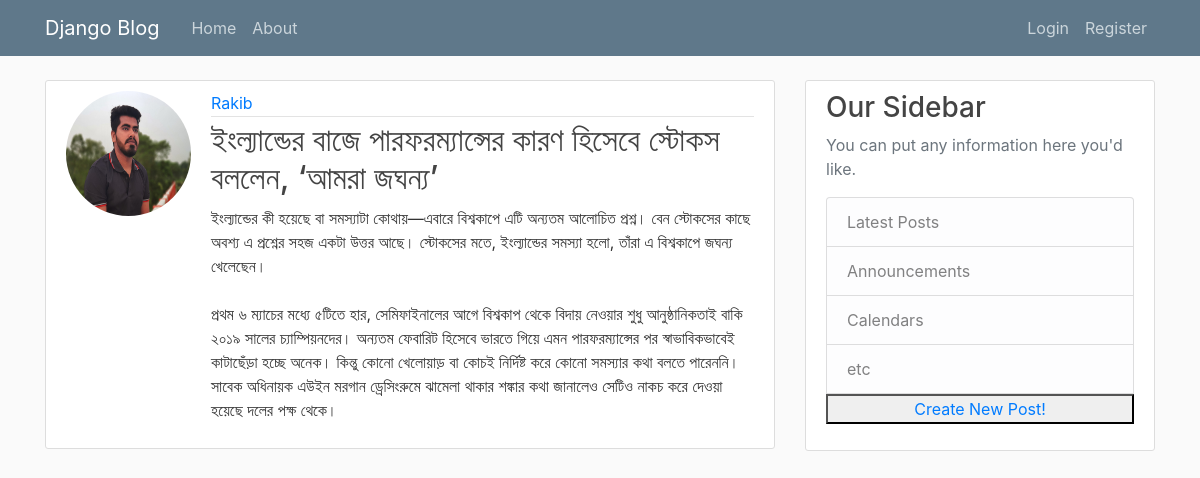
Page /post/9 on the committed database.
### BlogApp/models.py (models this page shows, shortened)
class Post(models.Model):
    title = models.CharField(max_length=150)
    content = models.TextField()
    date_post = models.DateTimeField(default=timezone.now)
    author = models.ForeignKey(User, on_delete=models.CASCADE)

### users/models.py (models this page shows)
class Profile(models.Model):
    user = models.OneToOneField(User, on_delete=models.CASCADE)
    image = models.ImageField(default='default.jpg', upload_to='profile_pics')

### BlogApp/views.py (the view)
# urls.py: path('post/<int:pk>', PostDetailsView.as_view(), name="post detail"),
class PostDetailsView(DetailView):
    model = Post
    template_name = 'home/post_detail.html'

### BlogApp/templates/home/post_detail.html (shortened to what this page needs)
{% extends "home/base.html" %}
{% block content %}
<article class="media content-section">
    <img class="rounded-circle account-img" src="{{ object.author.profile.image.url }}">
    <div class="media-body">
        <div class="article-metadata">
            <a class="mr-2" href="#">{{ object.author }}</a>
        </div>
        <h2 class="article-title">{{ object.title }}</h2>
        <p class="article-content">{{ object.content }}</p>
    </div>
</article>
{% endblock %}

### BlogApp/static/blog/main.css (style rules this page uses)
body { background: #fafafa; color: #333333; margin-top: 5rem; }
h1, h2, h3, h4, h5, h6 { color: #444444; }
.content-section { background: #ffffff; padding: 10px 20px; border: 1px solid #dddddd; border-radius: 3px; margin-bottom: 20px; }
.article-title { color: #444444; }
.article-content { white-space: pre-line; }
.article-metadata { padding-bottom: 1px; margin-bottom: 4px; border-bottom: 1px solid #e3e3e3 }
.account-img { height: 125px; width: 125px; margin-right: 20px; margin-bottom: 16px; }

### rows in the picture
Post: author.profile.image (picture), author "Rakib", title "ইংল্যান্ডের বাজে পারফরম্যান্সের কারণ হিসেবে স্টোকস বললেন, ‘আমরা জঘন্য’", content "ইংল্যান্ডের কী হয়েছে বা সমস্যাটা কোথায়—এবারে বিশ্বকাপে এটি অন্যতম আলোচিত প্রশ্ন। বেন স্টোকসের কাছে অবশ্য এ প্রশ্নের সহজ একটা উত্তর আছে। স্টোকসের মতে, ইংল্যান্ডের সমস্যা হলো, তাঁরা এ বিশ্বকাপে জঘন্য খেলেছেন। প্রথম ৬ ম্যাচের মধ্যে ৫টিতে হার, সেমিফাইনালের আগে বিশ্বকাপ থেকে বিদায় নেওয়ার শুধু আনুষ্ঠানিকতাই বাকি ২০১৯ সালের চ্যাম্পিয়নদের। অন্যতম ফেবারিট হিসেবে ভারতে গিয়ে এমন পারফরম্যান্সের পর স্বাভাবিকভাবেই কাটাছেঁড়া হচ্ছে অনেক। কিন্তু কোনো খেলোয়াড় বা কোচই নির্দিষ্ট করে কোনো সমস্যার কথা বলতে পারেননি। সাবেক অধিনায়ক এউইন মরগান ড্রেসিংরুমে ঝামেলা থাকার শঙ্কার কথা জানালেও সেটিও নাকচ করে দেওয়া হয়েছে দলের পক্ষ থেকে।"
